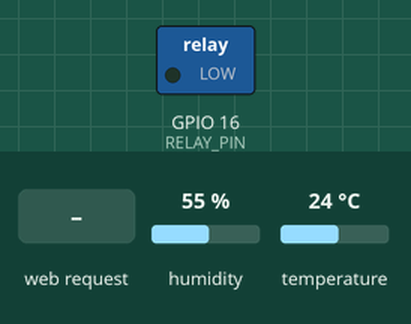
This sketch was run on a simulated ESP32. On the bench: switched loads named in the sketch (green lamp = pin HIGH). The inputs (shaded band) are chosen by the test bench; at power-on: humidity 55 %, temperature 24 °C. WiFi joins after 1.5 s; servers stay silent unless stated; what the sketch prints to the serial monitor is not drawn.

Above: at 2.7 s.
2.8 s: HTTP request GET /relay/on received
At 3.7 s:
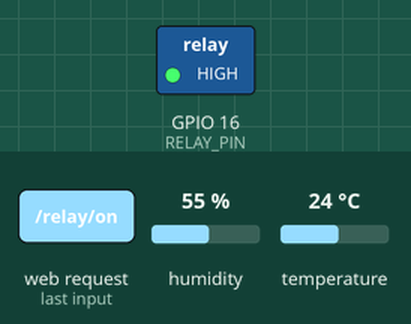
4.3 s: HTTP request GET /relay/off received
At 4.8 s:
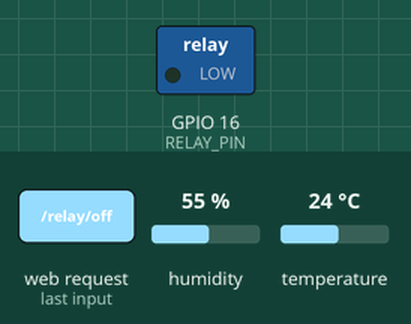
Timing chart, 0 to 7.3 s (numbered marks = the images above; inputs shaded):
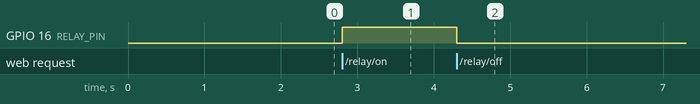

The sketch:

Finnal_Project.ino
```cpp
#include <WiFi.h>
#include <WebServer.h>
#include <DHT.h>

// WIFI
const char* ssid = "OPPO A57";
const char* password = "fadli5524";

// PIN
#define DHTPIN      27
#define DHTTYPE     DHT22
#define RELAY_PIN   16

DHT dht(DHTPIN, DHTTYPE);
WebServer server(80);

// DATA
float temperature = 0;
float humidity = 0;

bool relayState = false;

unsigned long lastSensor = 0;

const unsigned long SENSOR_INTERVAL = 2000;

// READ SENSOR
void readSensor()
{
    float t = dht.readTemperature();
    float h = dht.readHumidity();

    if (!isnan(t))
        temperature = t;

    if (!isnan(h))
        humidity = h;

    Serial.printf(
        "Temp : %.1f C | Hum : %.1f %% | Relay : %s\n",
        temperature,
        humidity,
        relayState ? "ON" : "OFF"
    );
}

// SENSOR API
void sensorAPI()
{
    String json = "{";

    json += "\"temperature\":";
    json += String(temperature,1);

    json += ",\"humidity\":";
    json += String(humidity,1);

    json += ",\"relay\":";
    json += relayState ? "true":"false";

    json += ",\"status\":\"";
    json += relayState ? "AC ON":"AC OFF";
    json += "\"}";

    server.sendHeader("Access-Control-Allow-Origin","*");
    server.send(200,"application/json",json);
}

// TEMP
void tempAPI()
{
    server.sendHeader("Access-Control-Allow-Origin","*");
    server.send(200,"text/plain",String(temperature,1));
}

// HUM
void humAPI()
{
    server.sendHeader("Access-Control-Allow-Origin","*");
    server.send(200,"text/plain",String(humidity,1));
}

// RELAY ON
void relayON()
{
    relayState = true;

    digitalWrite(RELAY_PIN,HIGH);

    server.sendHeader("Access-Control-Allow-Origin","*");
    server.send(200,"application/json",
    "{\"relay\":true,\"status\":\"AC ON\"}");

    Serial.println("Relay ON");
}

// RELAY OFF
void relayOFF()
{
    relayState = false;

    digitalWrite(RELAY_PIN,LOW);

    server.sendHeader("Access-Control-Allow-Origin","*");
    server.send(200,"application/json",
    "{\"relay\":false,\"status\":\"AC OFF\"}");

    Serial.println("Relay OFF");
}

// ROOT
void root()
{
    server.send(200,"text/plain","ESP32 ONLINE");
}

// WIFI
void connectWiFi()
{
    WiFi.mode(WIFI_STA);

    WiFi.begin(ssid,password);

    Serial.print("Connecting");

    while(WiFi.status()!=WL_CONNECTED)
    {
        delay(500);
        Serial.print(".");
    }

    Serial.println();

    Serial.print("IP : ");
    Serial.println(WiFi.localIP());
}

// SETUP
void setup()
{
    Serial.begin(115200);

    pinMode(RELAY_PIN,OUTPUT);

    digitalWrite(RELAY_PIN,LOW);

    dht.begin();

    connectWiFi();

    readSensor();

    server.on("/",root);

    server.on("/sensor",sensorAPI);

    server.on("/dht-temp",tempAPI);

    server.on("/dht-humidity",humAPI);

    server.on("/relay/on",relayON);

    server.on("/relay/off",relayOFF);

    server.begin();

    Serial.println("HTTP Server Ready");
}

// LOOP
void loop()
{
    server.handleClient();

    if(WiFi.status()!=WL_CONNECTED)
    {
        WiFi.reconnect();
    }

    if(millis()-lastSensor>=SENSOR_INTERVAL)
    {
        lastSensor=millis();

        readSensor();
    }
}
```

Measured:
- after the input at 2.8 s, GPIO 16 (RELAY_PIN): LOW → HIGH at once
- after the input at 4.3 s, GPIO 16 (RELAY_PIN): HIGH → LOW at once
